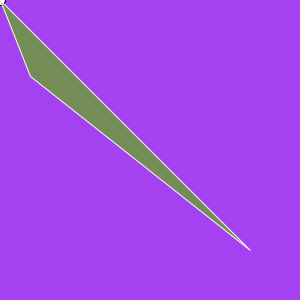
Frame 1 (no input)
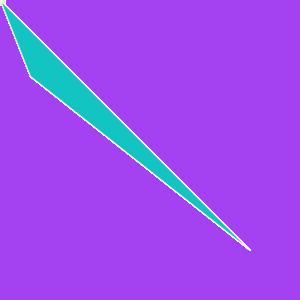
Frame 60 (the mouse pressed at the canvas centre just before this capture)
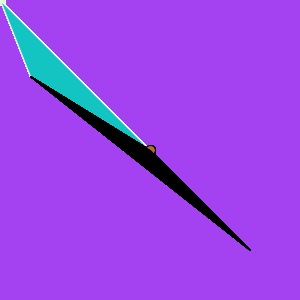
Frame 120 (the mouse held since frame 60 and released just before this capture)

The Processing sketch that drew these frames (run headless with seeded random() and noise(); from frame 60 on, the mouse is pressed at the canvas centre):

// Processing sketch: processing_63837
// ── processing_63837.pde

void setup(){
  size(300, 300);
  background(random(255),random(255),random(255));
 
}
void draw(){
   ellipse(mouseX, mouseY, 10, 10);
  fill(random(255),random(255),random(255));
   if(mousePressed) {
     fill(0);
     stroke(0);
    }else{
     fill(random(255),random(255),random(255));
      stroke(250);
    }
    quad(mouseX, mouseY, width/2, height/2, 250, 250, 30, 76);
    fill(random(255),random(255),random(255));
}
